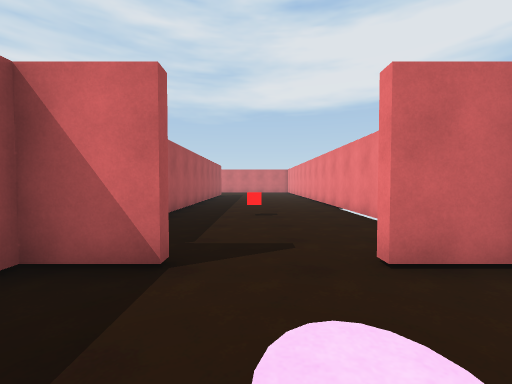
view 1 (above)

16 first-person views from a walk through a scene from a Unity 3-D project. The camera is 1.3 m above the floor, tilts 2° down and sees 90° across. The floor is counted in squares, 1.5 m on a side. Each view is taken from the middle of a square. On the plan, view 1 faces up. The plan holds only what a view shows up to about 10 squares ahead; the rest is blank. The place goes on beyond the plan. The player character is not drawn. Door leaves are left out, so doorways stand open.

view 2
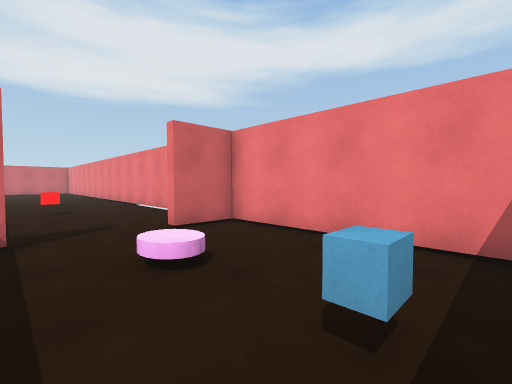

view 3
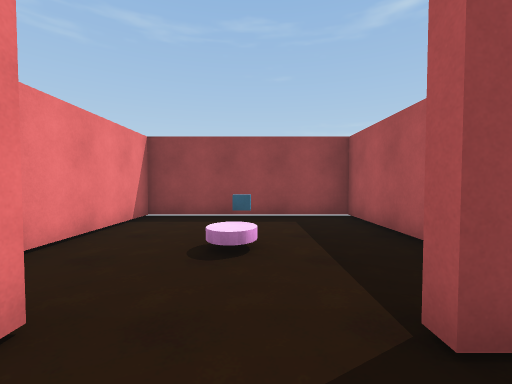

view 4
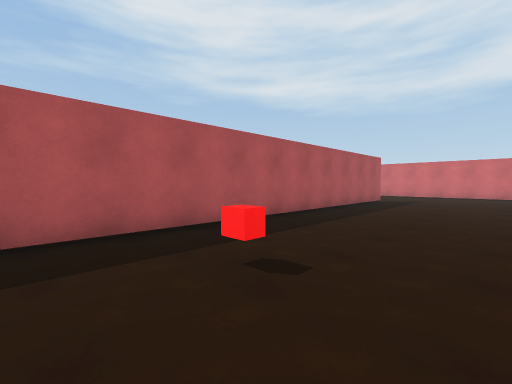

view 5
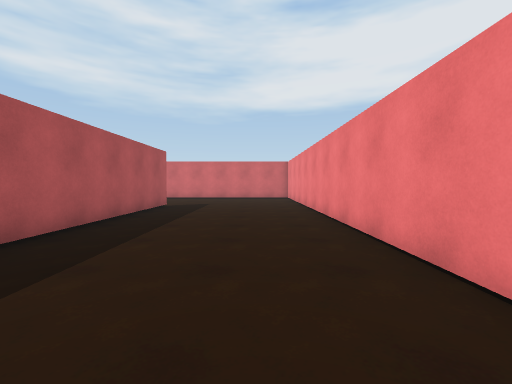

view 6
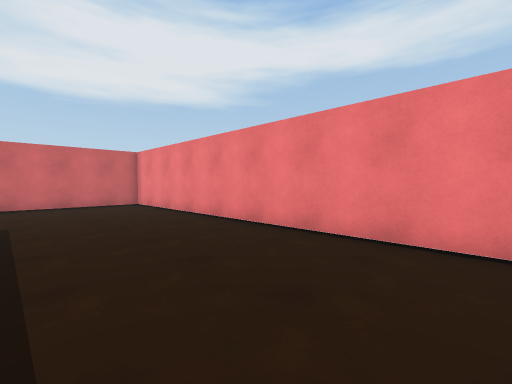

view 7
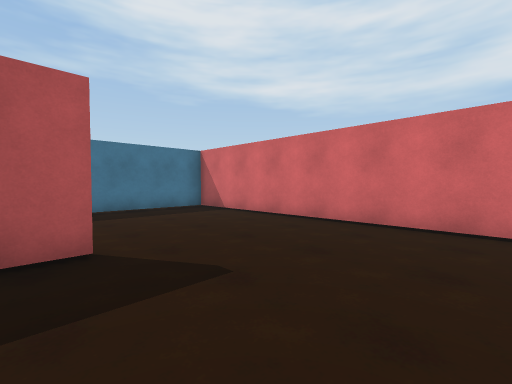

view 8
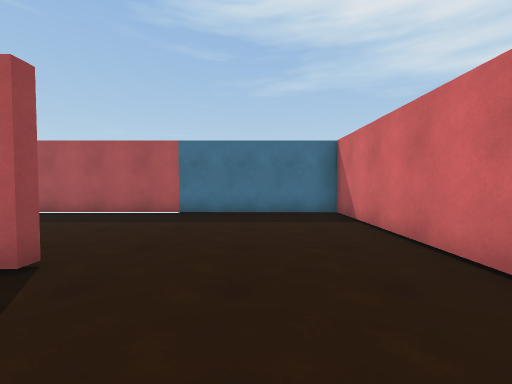

view 9
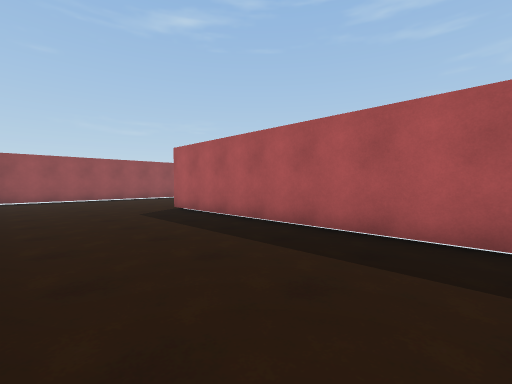

view 10
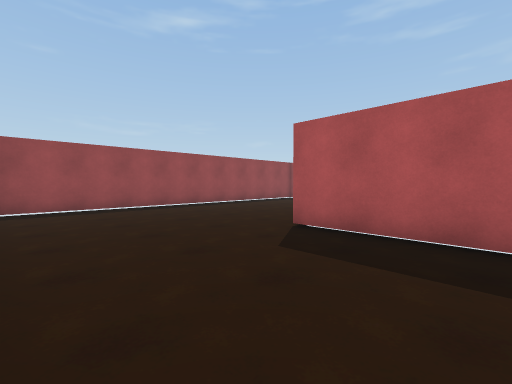

view 11
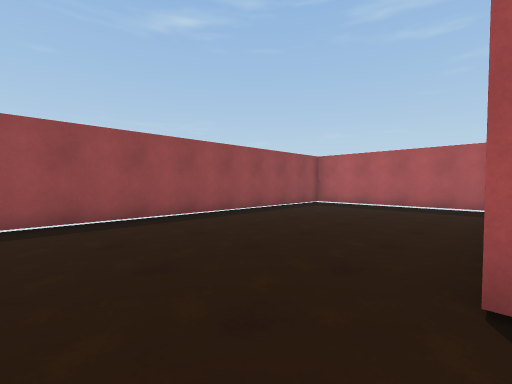

view 12
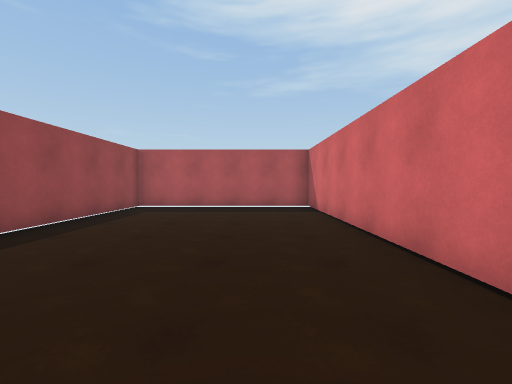

view 13
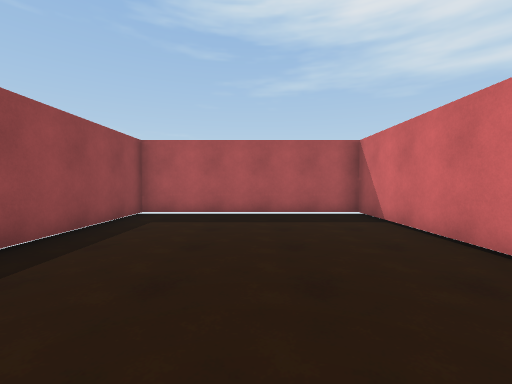

view 14
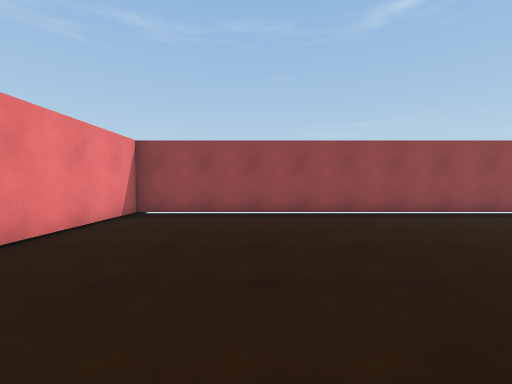

view 15
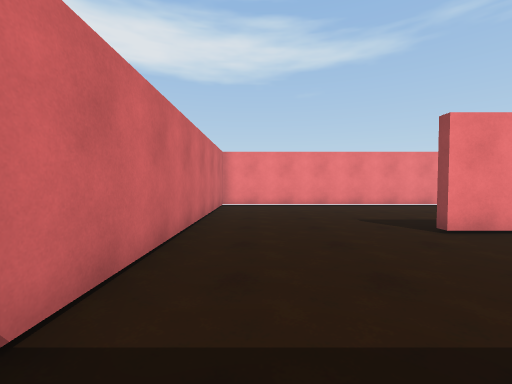

view 16
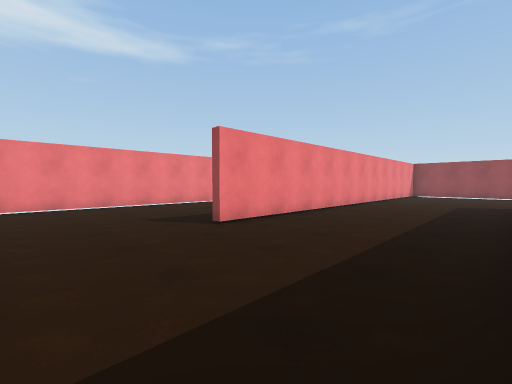

### Floor plan
Ten units are one square. View 1 is at (0, 0); x grows to the right and y downward. Boxes are objects, and circles mark ways between rooms. Rooms are numbered by the first view taken in them; rooms with no view inside come last. Other rooms are left out.
<svg viewBox="-156 -228 189 259">
<path fill="none" stroke="#000" d="M-24 -5 -24 26 28 26 28 -25 12 -25M-9 -25 -25 -25M-27 -111 -27 -178M-78 -89 -151 -89 -151 -28 -27 -28 -27 -68M-24 -178 -24 -49M28 -58 28 -223 -72 -223 -72 -89"/>
<rect x="-5" y="5" width="10" height="10" fill="#bbb"><title>block</title></rect>
<rect x="-5" y="-15" width="10" height="10" fill="#bbb"><title>disc</title></rect>
<rect x="-5" y="-75" width="10" height="10" fill="#bbb"><title>red block</title></rect>
<circle cx="0" cy="-30" r="3" fill="#2a7"/>
<text x="0" y="0">1</text>
<text x="-40" y="-110">2</text>
</svg>
Room 1 opens to room 2.

Where each view was taken, in squares from view 1:
view 1: 0 up, 0 right, facing up
view 2: 2 down, 1 left, facing up-right
view 3: 4 up, 0 right, facing down
view 4: 5 up, 2 right, facing up-left
view 5: 8 up, 1 right, facing up
view 6: 12 up, 1 left, facing up-right
view 7: 17 up, 1 right, facing up-left
view 8: 20 up, 0 right, facing left
view 9: 17 up, 3 left, facing down-left
view 10: 12 up, 3 left, facing down-left
view 11: 9 up, 5 left, facing down-left
view 12: 7 up, 6 left, facing left
view 13: 6 up, 8 left, facing left
view 14: 10 up, 6 left, facing down
view 15: 21 up, 7 left, facing right
view 16: 21 up, 7 left, facing down-right
